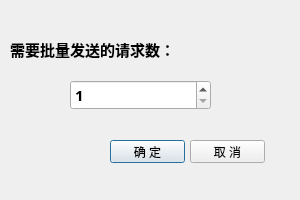
<?xml version="1.0" encoding="UTF-8"?>
<ui version="4.0">
 <class>SendRequestByPatch_Dialog</class>
 <widget class="QDialog" name="SendRequestByPatch_Dialog">
  <property name="geometry">
   <rect>
    <x>0</x>
    <y>0</y>
    <width>300</width>
    <height>200</height>
   </rect>
  </property>
  <property name="windowTitle">
   <string>Dialog</string>
  </property>
  <widget class="QLabel" name="numRequestByPatchLabel">
   <property name="geometry">
    <rect>
     <x>10</x>
     <y>40</y>
     <width>211</width>
     <height>18</height>
    </rect>
   </property>
   <property name="font">
    <font>
     <family>微软雅黑</family>
     <pointsize>11</pointsize>
     <weight>75</weight>
     <bold>true</bold>
     <kerning>true</kerning>
    </font>
   </property>
   <property name="text">
    <string>需要批量发送的请求数：</string>
   </property>
  </widget>
  <widget class="QPushButton" name="assignPushButton">
   <property name="geometry">
    <rect>
     <x>110</x>
     <y>140</y>
     <width>75</width>
     <height>23</height>
    </rect>
   </property>
   <property name="text">
    <string>确 定</string>
   </property>
  </widget>
  <widget class="QSpinBox" name="numRequestByPatchSpinBox">
   <property name="geometry">
    <rect>
     <x>70</x>
     <y>80</y>
     <width>141</width>
     <height>30</height>
    </rect>
   </property>
   <property name="minimumSize">
    <size>
     <width>60</width>
     <height>30</height>
    </size>
   </property>
   <property name="font">
    <font>
     <family>微软雅黑</family>
     <pointsize>11</pointsize>
     <weight>75</weight>
     <bold>true</bold>
    </font>
   </property>
   <property name="minimum">
    <number>1</number>
   </property>
   <property name="maximum">
    <number>100000000</number>
   </property>
  </widget>
  <widget class="QPushButton" name="cancelPushButton">
   <property name="geometry">
    <rect>
     <x>190</x>
     <y>140</y>
     <width>75</width>
     <height>23</height>
    </rect>
   </property>
   <property name="text">
    <string>取 消</string>
   </property>
  </widget>
 </widget>
 <resources/>
 <connections/>
</ui>
